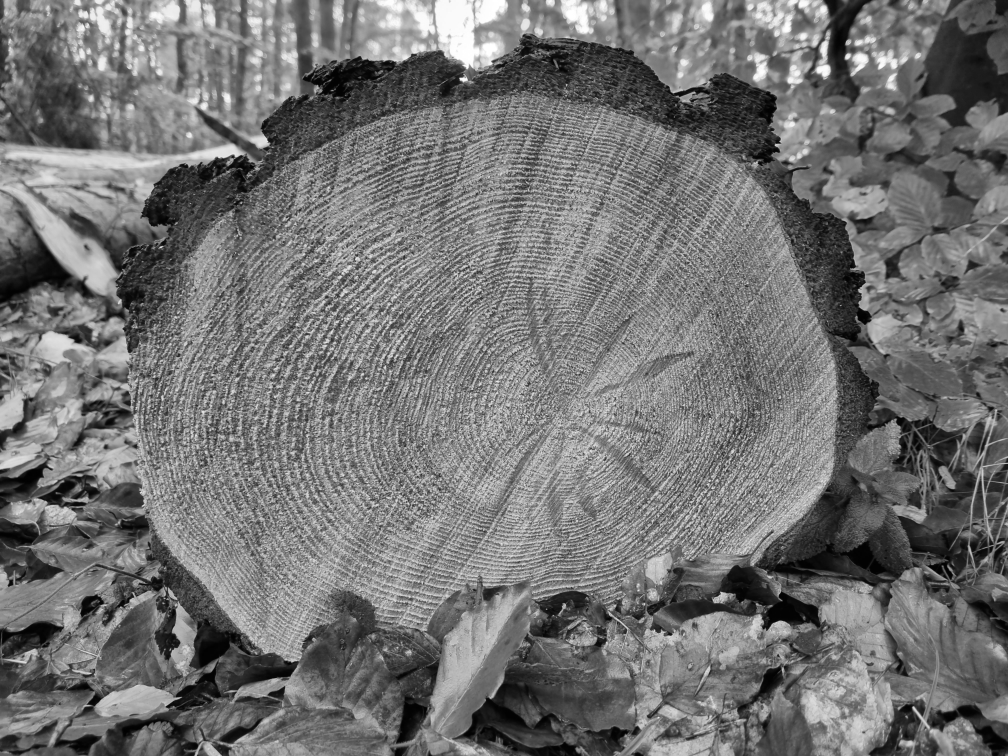
#> input picture img/input.tif, 2016 x 1512 px (shown at 1/2 size)
$ python main.py   (Python 2 division)
#> lines starting #> are read from the running program, lines starting #| are printed output that depends on the picture; after the words box and inside, x2 and y2 are one past the last pixel; in counts of white or black regions, pixels touching at a corner belong together
import cv2
import matplotlib.pyplot as plt
import math

def adjust_contrast_brightness(img, contrast=1, brightness=0):
    brightness += math.floor(round(255 * (1 - contrast) / 2))
    return cv2.addWeighted(img, contrast, img, 0, brightness)

def count_column(img, col):
    counter = 0
    isBlob = False

    for i in range(img.shape[0]):
        if img[i][col] > 0:
            isBlob = True
        if img[i][col] < 1:
            if isBlob:
                counter += 1
            isBlob = False

    return counter

image_path = 'img/input.tif'
image = cv2.imread(image_path)
#> image is the input picture: shape (1512, 2016, 3); min 1, max 255, mean 115.1

plt.figure(figsize=(15, 10))
plt.tight_layout()

plt.subplot(2, 3, 1)
plt.imshow(cv2.cvtColor(image, cv2.COLOR_BGR2RGB))
plt.title("Original")
plt.axis('off')

gray = cv2.cvtColor(image, cv2.COLOR_BGR2GRAY)

ret, thresh = cv2.threshold(gray, 0, 255, cv2.THRESH_BINARY_INV + cv2.THRESH_OTSU)
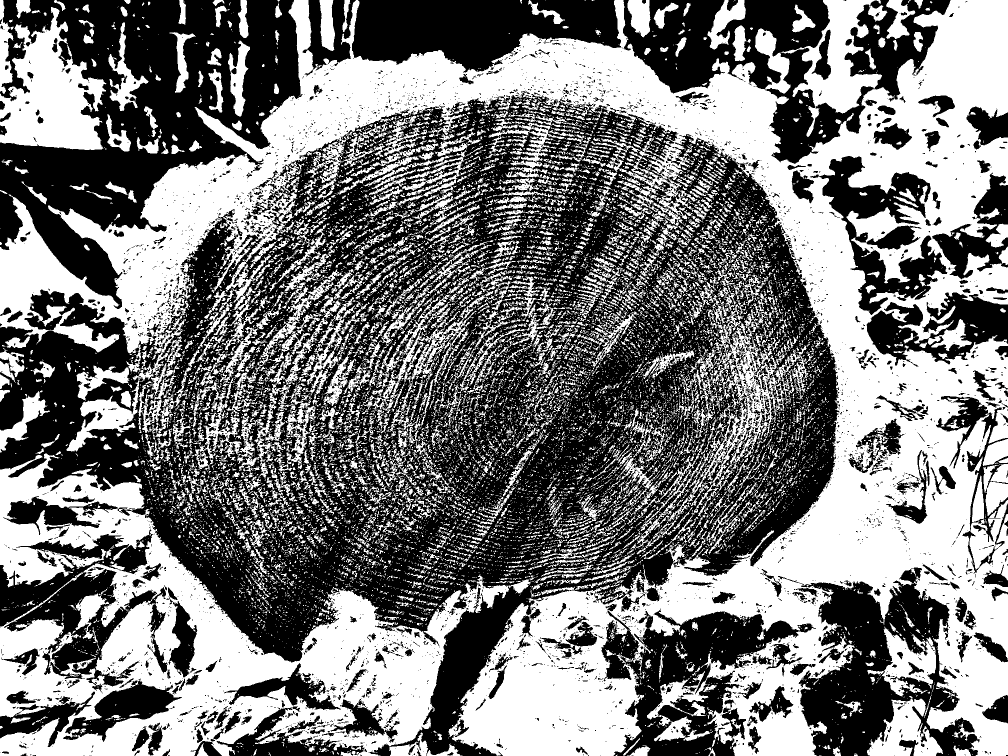
#> thresh: shape (1512, 2016) (shown at 1/2 size); 48% white; 15456 white regions (12947 under 20 px), largest, box (x1, y1, x2, y2) and area: (0, 0, 2016, 1512) 759883, (0, 907, 1061, 1512) 221569, (0, 14, 213, 300) 33788
#> ret = 113

kernel_open = cv2.getStructuringElement(cv2.MORPH_ELLIPSE, (7, 7))
kernel_close = cv2.getStructuringElement(cv2.MORPH_ELLIPSE, (49, 49))

opening = cv2.morphologyEx(thresh, cv2.MORPH_OPEN, kernel_open, iterations=2)
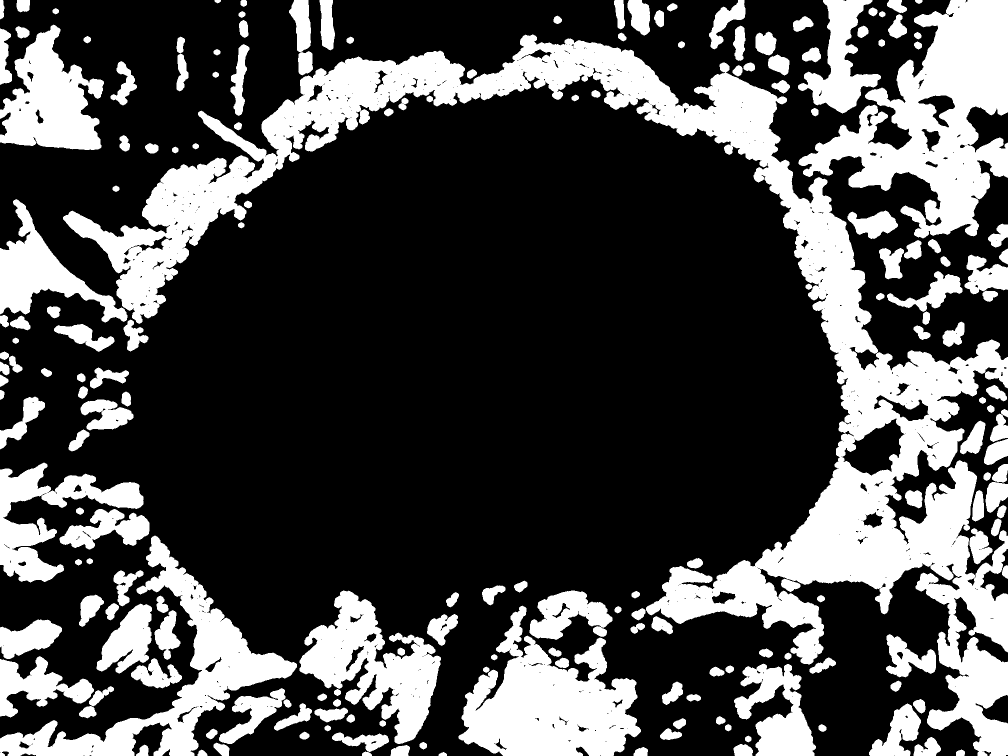
#> opening: shape (1512, 2016) (shown at 1/2 size); 29.2% white; 191 white regions, largest, box (x1, y1, x2, y2) and area: (126, 69, 2016, 1512) 359626, (1597, 0, 2016, 477) 88862, (917, 1211, 1282, 1512) 59590
closing = cv2.morphologyEx(opening, cv2.MORPH_CLOSE, kernel_close, iterations=15)
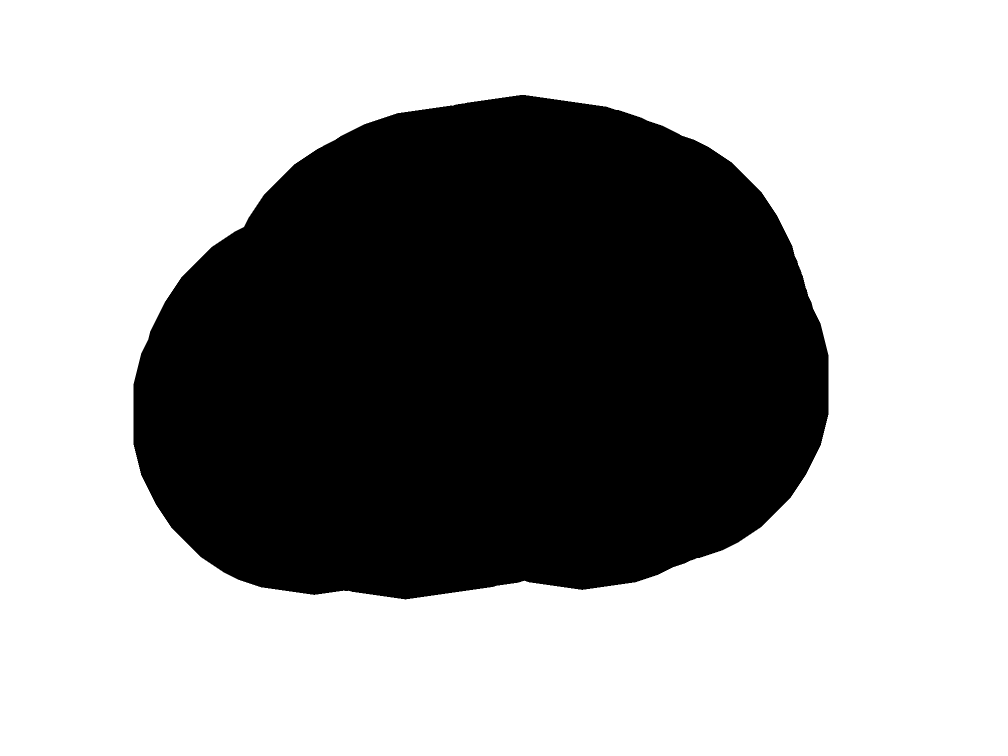
#> closing: shape (1512, 2016) (shown at 1/2 size); 63.5% white; 1 black region, box (x1, y1, x2, y2) and area: (267, 190, 1657, 1199) 1111374
mask = cv2.bitwise_not(closing)
#> mask: shape (1512, 2016); 36.5% white; 1 white region

plt.subplot(2, 3, 2)
plt.imshow(cv2.cvtColor(mask, cv2.COLOR_GRAY2RGB))
plt.title("Mask")
plt.axis('off')

contours, _ = cv2.findContours(mask, cv2.RETR_TREE, cv2.CHAIN_APPROX_SIMPLE)
#> contours = 1 contour; box (x1, y1, x2, y2) and area: (267, 190, 1657, 1199) 1109607
if contours:
    cont = max(contours, key=cv2.contourArea)
#> cont = contour of 1723 points, box (x1, y1, x2, y2) (267, 190, 1657, 1199), area 1109607
else:
    cont = []

image_contour = image.copy()
cv2.drawContours(image_contour, [cont], -1, (255, 0, 0), 7)
x, y, w, h = cv2.boundingRect(cont)
#> x = 267; y = 190; w = 1390; h = 1009
cv2.rectangle(image_contour, (x, y), (x+w, y+h), (0, 0, 255), 7)

# Plot image with trunk contour
plt.subplot(2, 3, 3)
plt.imshow(cv2.cvtColor(image_contour, cv2.COLOR_BGR2RGB))
plt.title("Contour")
plt.axis('off')

crop = image[y:y+h, x:x+w]
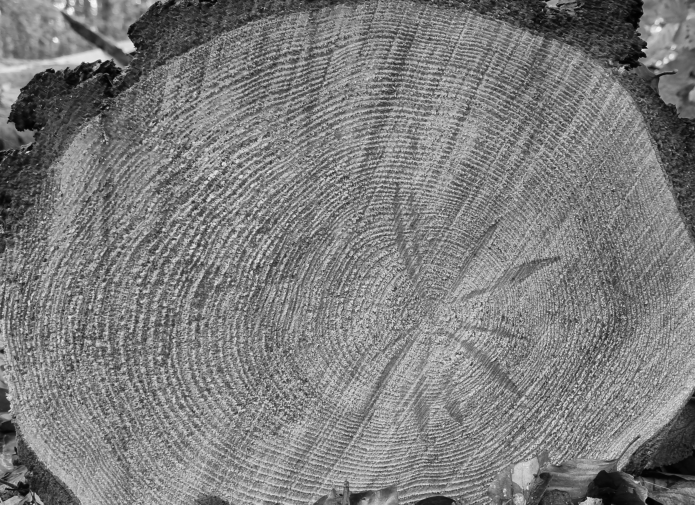
#> crop: shape (1009, 1390, 3) (shown at 1/2 size); min 1, max 251, mean 124.9

crop_gray = cv2.cvtColor(crop, cv2.COLOR_BGR2GRAY)

contrast = adjust_contrast_brightness(crop_gray, contrast=5, brightness=-30)
bw = cv2.adaptiveThreshold(contrast, 255, cv2.ADAPTIVE_THRESH_MEAN_C, cv2.THRESH_BINARY, 17, -1)
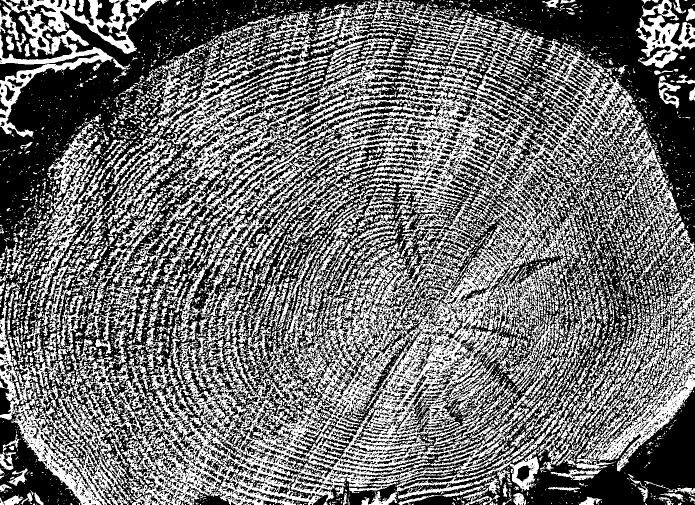
#> bw: shape (1009, 1390) (shown at 1/2 size); 43.7% white; 6792 white regions (5543 under 20 px), largest, box (x1, y1, x2, y2) and area: (228, 78, 1278, 1009) 281287, (0, 677, 266, 1009) 27843, (1152, 517, 1390, 943) 20875

plt.subplot(2, 3, 4)
plt.imshow(bw, cmap='gray')
plt.title("Enhanced Contrast")
plt.axis('off')

horizontalStructure = cv2.getStructuringElement(cv2.MORPH_RECT, (8, 1))
horizontal = cv2.erode(bw, horizontalStructure)
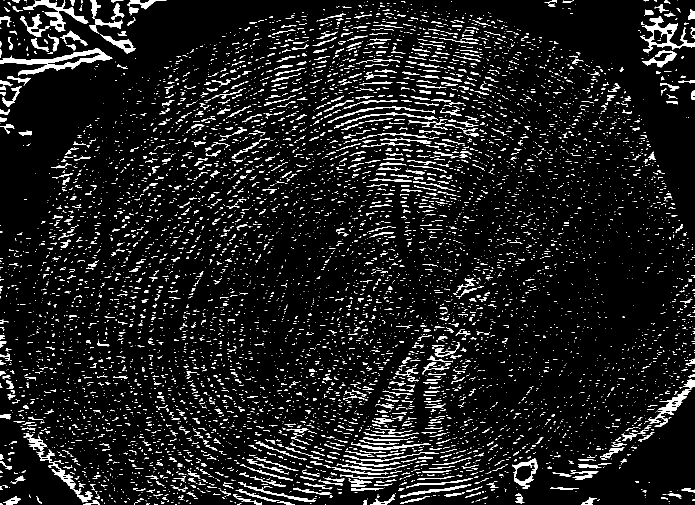
#> horizontal: shape (1009, 1390) (shown at 1/2 size); 7.9% white; 8330 white regions (7205 under 20 px), largest, box (x1, y1, x2, y2) and area: (0, 96, 225, 152) 3236, (1280, 32, 1390, 105) 2040, (46, 0, 177, 64) 1883

plt.subplot(2, 3, 5)
plt.imshow(horizontal, cmap='gray')
plt.title("Vertical Erosion")
plt.axis('off')

ringSamples = []
highestSample = 0
iHighestSample = 0

for i in range(15):
    col_index = math.floor(horizontal.shape[1] * ((i / 15) + 0.05))
    ring = count_column(horizontal, col_index)
    ringSamples.append(ring)

    if ring > highestSample:
        highestSample = ring
        iHighestSample = i

    plt.axvline(x=col_index, color="green")
#> this loop made 15 passes
#> highestSample on pass 1: 25
#> after the loop, highestSample = 25; iHighestSample = 0; ringSamples = [25, 25, 25, 25, 25, 25, 25, 25, 25, 25, 25, 25, 25, 25, 25]

col_index_highest = math.floor(horizontal.shape[1] * ((iHighestSample / 15) + 0.05))
#> col_index_highest = 69
plt.axvline(x=col_index_highest, color="red")

for i in range(10):
    print(f"Column {i}: {ringSamples[i]}")
#> this loop made 10 passes
#| Column 0: 25
#| Column 1: 25
#| Column 2: 25
#| Column 3: 25
#| Column 4: 25
#> (further printed lines are left out)

centerRings = []
for i in range(-50, 50):
    col_index = math.floor(horizontal.shape[1] * ((iHighestSample / 15) + 0.05) + (i / 1000))
    age = count_column(horizontal, col_index)
    centerRings.append(age)
#> this loop made 100 passes
#> col_index on passes 1 to 8: 68, 68, 68, 68, 68, 68, 68, 68
#> after the loop, centerRings = 100 values from 25 to 25

avg_rings = math.floor(sum(centerRings) / len(centerRings))
#> avg_rings = 25
print(f"\nTree rings: {avg_rings}")
#| Tree rings: 25

plt.suptitle(f"Tree rings: {avg_rings}", fontsize=16)

plt.subplot(2, 3, 6).axis('off')
plt.show()
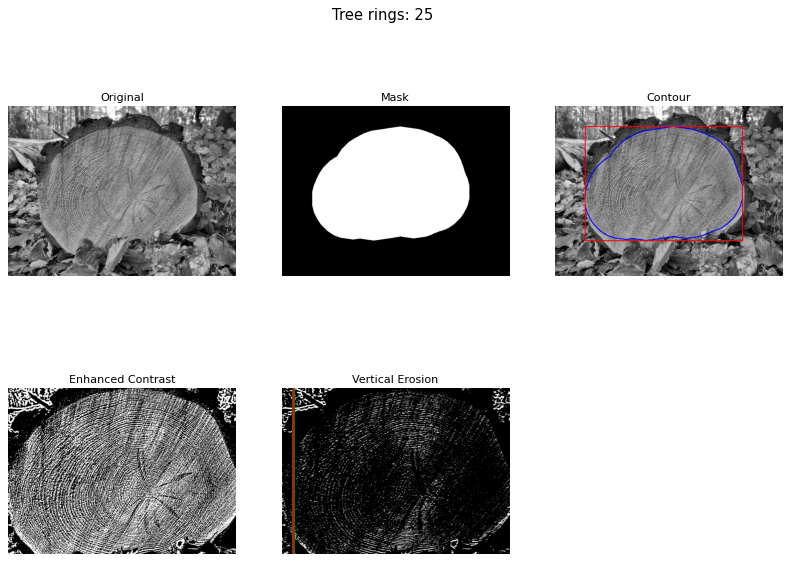
#> figure drawn by matplotlib, 5 panels

$ run again, with img/20221110_081927.tif copied over img/input.tif
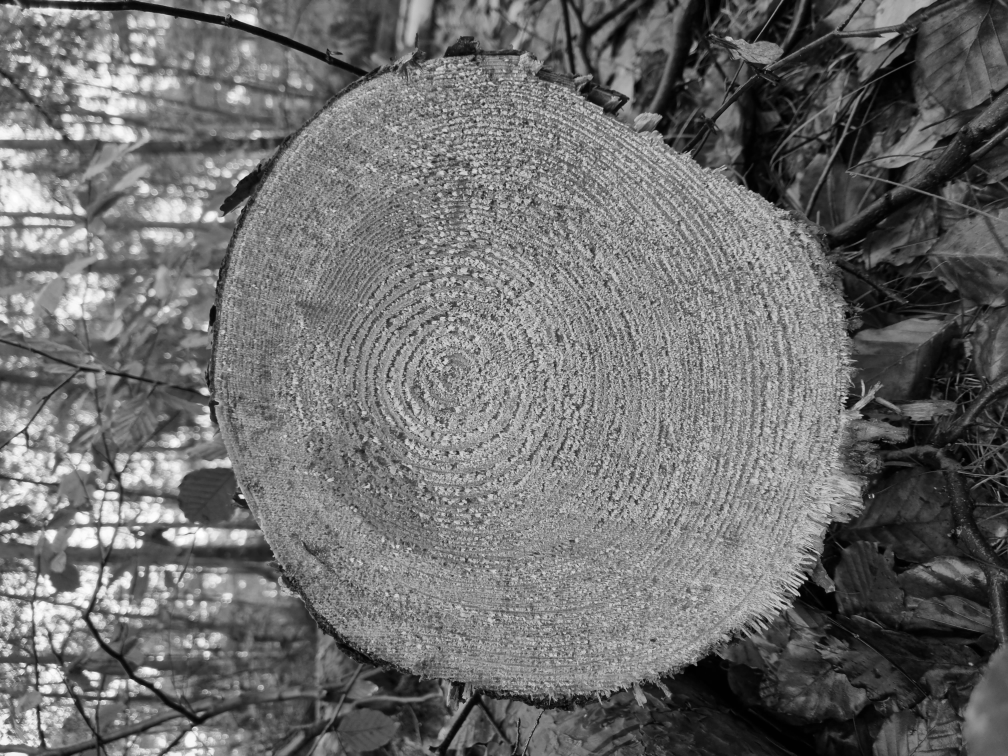
#> input picture img/20221110_081927.tif, 2016 x 1512 px (shown at 1/2 size)
#> image is the input picture: shape (1512, 2016, 3); min 0, max 255, mean 109.6
#> `ret, thresh = cv2.threshold(gray, 0, 255, cv2.THRESH_BINARY_INV + cv2...`:
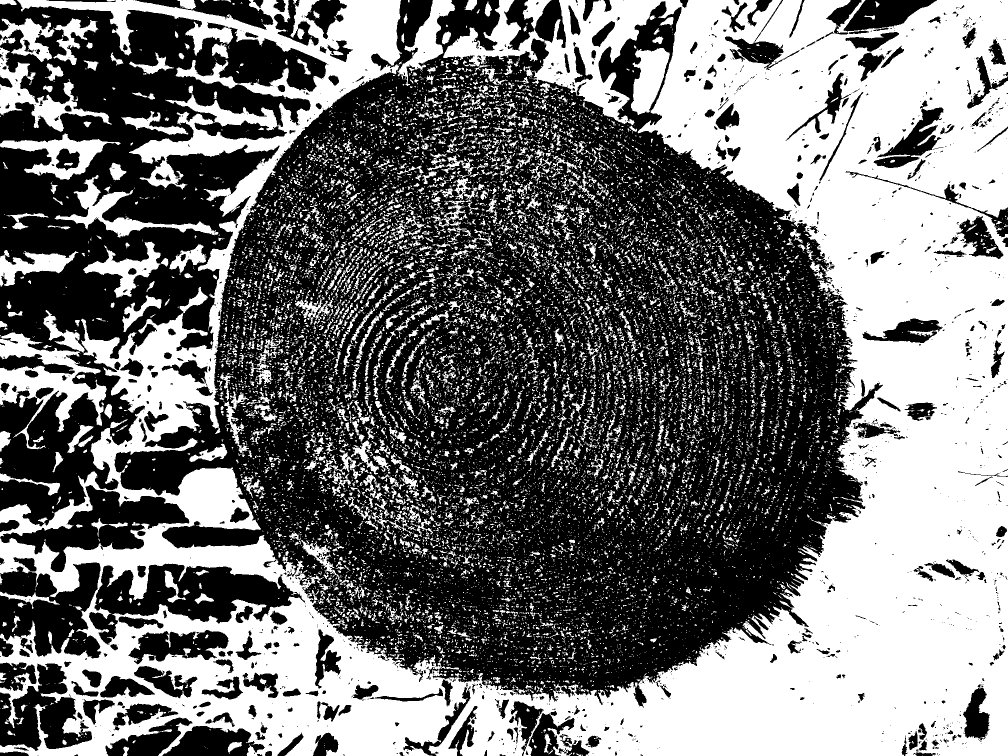
#> thresh: shape (1512, 2016) (shown at 1/2 size); 45.3% white; 17147 white regions (14654 under 20 px), largest, box (x1, y1, x2, y2) and area: (0, 0, 2016, 1512) 1064761, (0, 665, 214, 899) 16612, (0, 94, 224, 264) 8984
#> ret = 105
#> opening: shape (1512, 2016); 34.5% white; 140 white regions, largest, box (x1, y1, x2, y2) and area: (1011, 0, 2016, 1512) 647649, (224, 1194, 908, 1512) 96667, (36, 0, 801, 268) 40837
#> closing: shape (1512, 2016); 63% white; 1 black region, box (x1, y1, x2, y2) and area: (480, 122, 1694, 1392) 1127367
#> mask: shape (1512, 2016); 37% white; 1 white region
#> contours = 1 contour; box (x1, y1, x2, y2) and area: (480, 122, 1694, 1392) 1125598
#> cont = contour of 1788 points, box (x1, y1, x2, y2) (480, 122, 1694, 1392), area 1125598
#> x = 480; y = 122; w = 1214; h = 1270
#> bw: shape (1270, 1214); 44.9% white; 4293 white regions (3487 under 20 px), largest, box (x1, y1, x2, y2) and area: (0, 0, 1214, 1270) 544737, (0, 307, 107, 589) 8196, (447, 86, 627, 217) 5133
#> `horizontal = cv2.erode(bw, horizontalStructure)`:
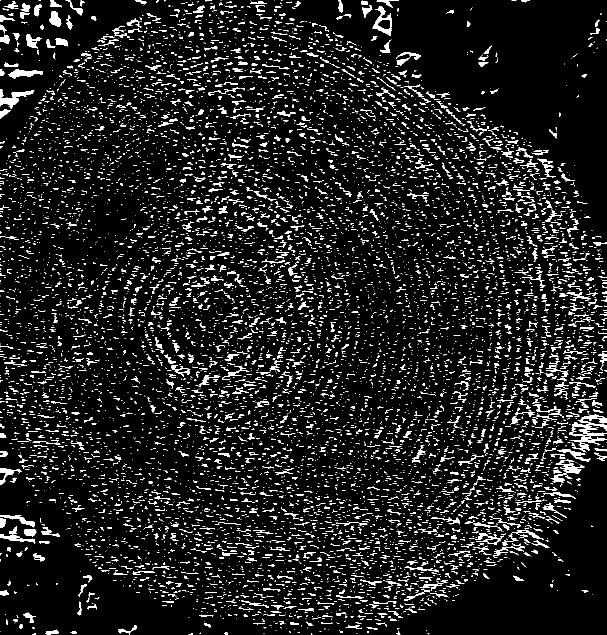
#> horizontal: shape (1270, 1214) (shown at 1/2 size); 8.4% white in thin lines or dots
#> the loop `for i in range(15):` made 15 passes
#> highestSample on pass 1: 42
#> after the loop `for i in range(15):`: highestSample = 42; iHighestSample = 0; ringSamples = [42, 42, 42, 42, 42, 42, 42, 42, 42, 42, 42, 42, 42, 42, 42]
#> col_index_highest = 60
#> the loop `for i in range(10):` made 10 passes
#| Column 0: 42
#| Column 1: 42
#| Column 2: 42
#| Column 3: 42
#| Column 4: 42
#> (further printed lines are left out)
#> the loop `for i in range(-50, 50):` made 100 passes
#> (col_index, age) on passes 1 to 8: (59, 41), (59, 41), (59, 41), (59, 41), (59, 41), (59, 41), (59, 41), (59, 41)
#> after the loop `for i in range(-50, 50):`: centerRings = 100 values from 41 to 42
#> avg_rings = 41
#| Tree rings: 41
